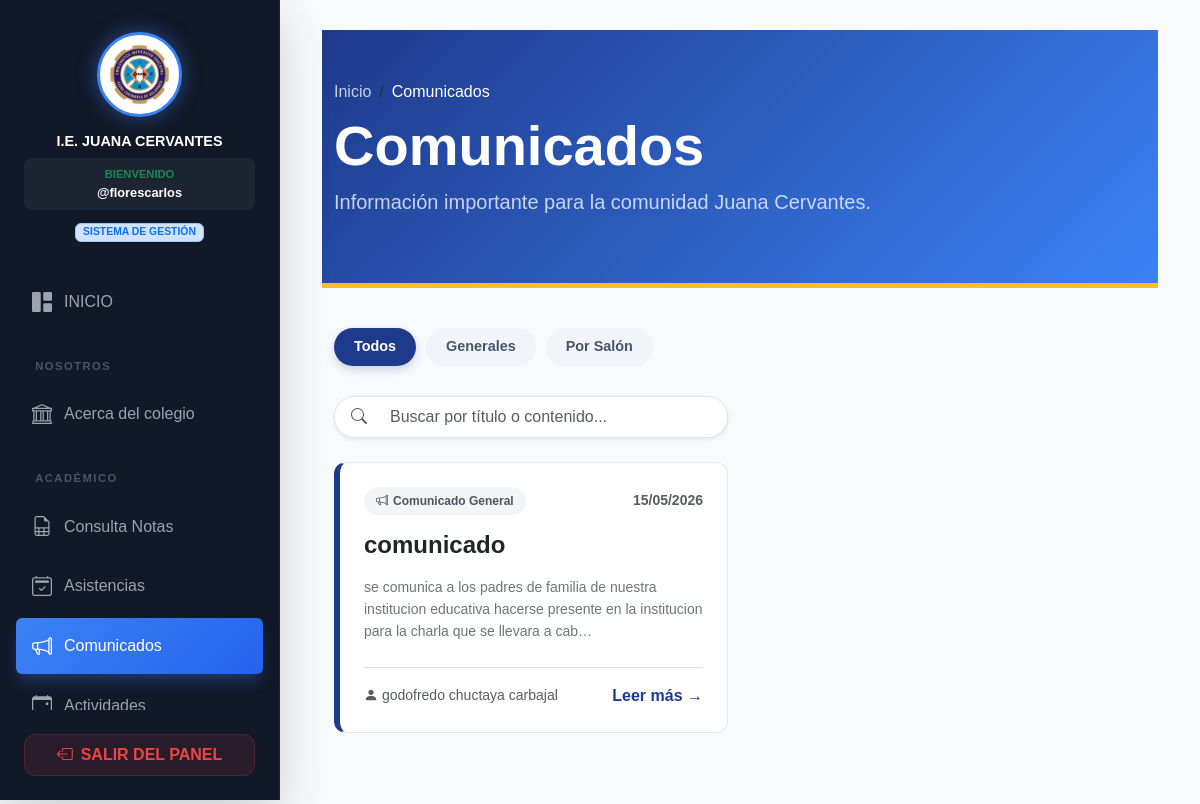
Before: /comunicados/ (signed in) with the older database file.
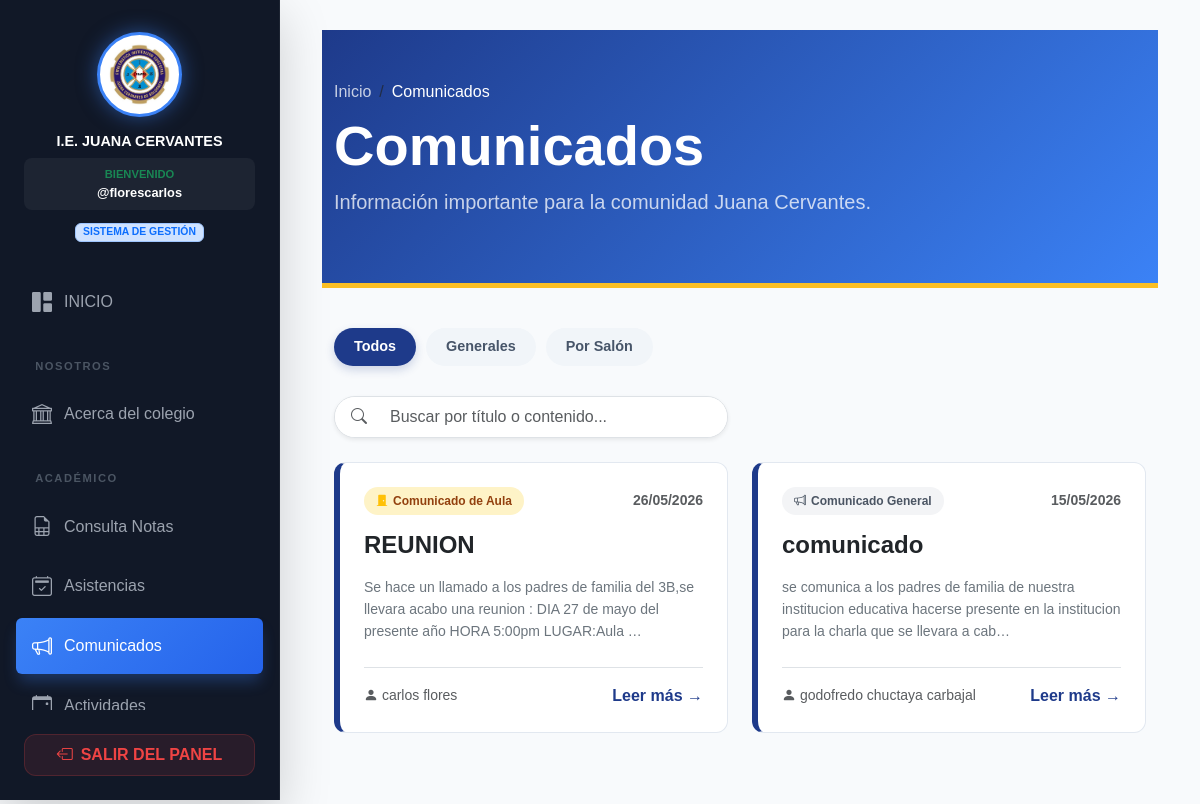
After: the same page with the newer database file.
### gestion/models.py (models this page shows, shortened)
class Comunicado(models.Model):
    TIPO_CHOICES = [
        ('GENERAL', 'Comunicado General'),
        ('AULA', 'Comunicado de Aula'),
        ('ATENCION', 'Llamada de Atención / Incidente'),
    ]
    titulo = models.CharField(max_length=200)
    contenido = models.TextField()
    tipo = models.CharField(max_length=20, choices=TIPO_CHOICES, default='GENERAL')
    es_general = models.BooleanField(default=False)
    grado = models.CharField(max_length=10, blank=True, null=True)
    seccion = models.CharField(max_length=1, blank=True, null=True)
    fecha_publicacion = models.DateTimeField(auto_now_add=True)
    autor = models.ForeignKey(User, on_delete=models.SET_NULL, null=True)

### gestion/views.py (the view)
# urls.py: path('comunicados/', views.comunicados_view, name='comunicados'),
def comunicados_view(request):
    if not request.user.is_authenticated and not request.session.get('es_invitado'):
        return redirect(f"{reverse('registro_padre')}?next={request.path}")
    es_invitado = request.session.get('es_invitado', False)
    esta_autenticado = request.user.is_authenticated
    if esta_autenticado and hasattr(request.user, 'perfil') and request.user.perfil.rol == 'PADRE' and request.user.perfil.esta_aprobado:
        try:
            estudiante = Estudiante.objects.get(dni=request.user.perfil.dni_hija)
            comunicados = Comunicado.objects.filter(
                Q(es_general=True) |
                Q(tipo='AULA', grado=estudiante.grado, seccion=estudiante.seccion)
            ).order_by('-fecha_publicacion')
        except Estudiante.DoesNotExist:
            comunicados = Comunicado.objects.filter(es_general=True).order_by('-fecha_publicacion')
        user_aprobado = True
    elif esta_autenticado:
        comunicados = Comunicado.objects.all().order_by('-fecha_publicacion')
        user_aprobado = True
    else:
        comunicados = Comunicado.objects.filter(es_general=True).order_by('-fecha_publicacion')
        user_aprobado = False
    return render(request, 'academico/comunicados.html', {
        'comunicados': comunicados,
        'user_aprobado': user_aprobado,
        'es_invitado': es_invitado
    })

### gestion/templates/academico/comunicados.html (shortened to what this page needs)
{% extends 'base.html' %}
{% block content %}
<div class="main-comunicados">
    <div class="header-banner">
        <div class="container">
            <nav aria-label="breadcrumb">
                <ol class="breadcrumb mb-2">
                    <li class="breadcrumb-item"><a href="#" class="text-white opacity-75 text-decoration-none">Inicio</a></li>
                    <li class="breadcrumb-item active text-white">Comunicados</li>
                </ol>
            </nav>
            <h1 class="display-4 fw-bold">Comunicados</h1>
            <p class="opacity-75 lead">Información importante para la comunidad Juana Cervantes.</p>
        </div>
    </div>
    <div class="container">
        <div class="filters-container">
            <button class="btn-filter active" data-filter="TODOS">Todos</button>
            <button class="btn-filter" data-filter="GENERAL">Generales</button>
            {% if user.is_authenticated %}
                <button class="btn-filter" data-filter="AULA">Por Salón</button>
            {% endif %}
            </div>
        <div class="row mb-4">
            <div class="col-md-6">
                <div class="input-group shadow-sm rounded-pill overflow-hidden bg-white border">
                    <span class="input-group-text bg-white border-0 ps-3"><i class="bi bi-search text-muted"></i></span>
                    <input type="text" id="busc" class="form-control border-0 py-2" placeholder="Buscar por título o contenido...">
                </div>
            </div>
        </div>
        <div class="row g-4" id="lista-com">
            {% for c in comunicados %}
            <div class="col-md-6 card-item" data-tipo="{{ c.tipo }}">
                <div class="card comm-card p-4">
                    <div class="d-flex justify-content-between align-items-center mb-3">
                        <span class="badge-type
                            {% if c.tipo == 'GENERAL' %}bg-gral
                            {% elif c.tipo == 'AULA' %}bg-aula
                            {% else %}bg-alert{% endif %}">
                            <i class="bi
                                {% if c.tipo == 'GENERAL' %}bi-megaphone
                                {% elif c.tipo == 'AULA' %}bi-door-closed-fill text-warning
                                {% else %}bi-exclamation-triangle{% endif %}"></i>
                            {{ c.get_tipo_display }}
                        </span>
                        <small class="text-muted fw-bold">{{ c.fecha_publicacion|date:"d/m/Y" }}</small>
                    </div>
                    <h4 class="fw-bold text-dark mb-3">{{ c.titulo }}</h4>
                    <p class="text-secondary small mb-4" style="line-height: 1.6;">
                        {{ c.contenido|truncatechars:140 }}
                    </p>
                    <div class="mt-auto pt-3 border-top d-flex justify-content-between align-items-center">
                        <span class="small text-muted">
                            <i class="bi bi-person-fill"></i> {{ c.autor.get_full_name|default:c.autor.username }}
                        </span>
                        <a class="btn-leer" onclick="abrirModal('{{ c.titulo }}', '{{ c.contenido|escapejs }}', '{{ c.tipo }}')">Leer más →</a>
                    </div>
                </div>
            </div>
            {% empty %}
            <div class="col-12 text-center py-5">
                <h3 class="text-muted opacity-50">No hay comunicados disponibles por ahora.</h3>
            </div>
            {% endfor %}
        </div>
    </div>
</div>
{% endblock %}

### gestion/templates/base.html (shortened to what this page needs)
{% load static %}
<!DOCTYPE html>
<html lang="es">
<head>
    <link href="https://cdn.jsdelivr.net/npm/bootstrap@5.3.0/dist/css/bootstrap.min.css" rel="stylesheet">
    <link rel="stylesheet" href="https://cdn.jsdelivr.net/npm/bootstrap-icons@1.11.0/font/bootstrap-icons.css">
</head>
<body>
    {% if user.is_authenticated or request.session.es_invitado %}
        <div class="sidebar shadow-lg" id="sidebar">
            <div class="sidebar-header">
                <div class="logo-container">
                    <img src="{% static 'inventario/logo.jpg' %}" alt="Logo" class="sidebar-logo">
                </div>
                <h6 class="text-white fw-bold mb-1" style="font-size: 0.9rem;">I.E. JUANA CERVANTES</h6>
                <div class="mt-2 mb-2 p-2 rounded-3" style="background: rgba(255,255,255,0.05);">
                    {% if user.is_authenticated %}
                        <div class="text-success fw-bold" style="font-size: 0.7rem;">BIENVENIDO</div>
                        <div class="text-white fw-bold" style="font-size: 0.8rem;">{{ user.username }}</div>
                    {% elif request.session.es_invitado %}
                        <div class="text-warning fw-bold" style="font-size: 0.7rem;">MODO INVITADO</div>
                    {% endif %}
                </div>
                <span class="badge bg-primary-subtle text-primary border border-primary-subtle" style="font-size: 0.65rem;">SISTEMA DE GESTIÓN</span>
            </div>
            <div class="nav-custom overflow-y-auto">
                <ul class="nav nav-pills flex-column">
                    <li class="nav-item">
                        <a href="{% url 'dashboard' %}" class="nav-link {% if request.resolver_match.url_name == 'dashboard' %}active{% endif %}">
                            <i class="bi bi-grid-1x2-fill"></i> INICIO
                        </a>
                    </li>
                    <li><div class="nav-section-title">NOSOTROS</div></li>
                    <li class="nav-item">
                        <a href="{% url 'info' %}" class="nav-link {% if request.resolver_match.url_name == 'info' %}active{% endif %}">
                            <i class="bi bi-bank"></i> Acerca del colegio
                        </a>
                    </li>
                    <li><div class="nav-section-title">ACADÉMICO</div></li>
                    <li class="nav-item">
                        <a href="{% url 'notas' %}" class="nav-link {% if request.resolver_match.url_name == 'notas' %}active{% endif %}">
                            <i class="bi bi-file-earmark-spreadsheet"></i> Consulta Notas
                        </a>
                    </li>
                    <li class="nav-item">
                        <a href="{% url 'asistencias' %}" class="nav-link {% if request.resolver_match.url_name == 'asistencias' %}active{% endif %}">
                            <i class="bi bi-calendar2-check"></i> Asistencias
                        </a>
                    </li>
                    <li class="nav-item">
                        <a href="{% url 'comunicados' %}" class="nav-link {% if request.resolver_match.url_name == 'comunicados' %}active{% endif %}">
                            <i class="bi bi-megaphone"></i> Comunicados
                        </a>
                    </li>
                    <li class="nav-item">
                        <a href="{% url 'actividades' %}" class="nav-link {% if request.resolver_match.url_name == 'actividades' %}active{% endif %}">
                            <i class="bi bi-calendar-event"></i> Actividades
                        </a>
                    </li>
                </ul>
            </div>
            <div class="sidebar-footer">
                <form action="{% url 'logout' %}" method="post">
                    <button type="submit" class="btn btn-logout w-100 p-2 d-flex align-items-center justify-content-center">
                        <i class="bi bi-box-arrow-left me-2"></i> SALIR DEL PANEL
                    </button>
                </form>
            </div>
        </div>
        <div class="main-content">
            <div class="container-fluid">
                {% block content %}{% endblock %}
            </div>
        </div>
    {% else %}
        <div class="login-screen">
            {% block guest_content %}{% endblock %}
        </div>
    {% endif %}
</body>
</html>

### gestion/templates/base.html (style rules this page uses)
html, body { max-width: 100%; overflow-x: hidden; background-color: #f8fafc; }
:root { --sidebar-bg: #111827; --sidebar-hover: #1f2937; --primary-blue: #3b82f6; --sidebar-width: 280px; --text-muted: #9ca3af; }
body { margin: 0; background-color: #f3f4f6; font-family: 'Plus Jakarta Sans', sans-serif; overflow-x: hidden; }
.sidebar { width: var(--sidebar-width); height: 100vh; background: var(--sidebar-bg); position: fixed; top: 0; left: 0; z-index: 1050; transition: all 0.3s cubic-bezier(0.4, 0, 0.2, 1); display: flex; flex-direction: column; border-right: 1px solid rgba(255,255,255,0.05); }
.sidebar-header { padding: 2rem 1.5rem; text-align: center; }
.logo-container { width: 85px; height: 85px; background: white; border-radius: 50%; margin: 0 auto 1rem; display: flex; align-items: center; justify-content: center; padding: 5px; box-shadow: 0 0 20px rgba(59, 130, 246, 0.5); border: 3px solid var(--primary-blue); }
.sidebar-logo { width: 100%; height: auto; border-radius: 50%; }
.main-content { margin-left: var(--sidebar-width); min-height: 100vh; padding: 30px; transition: all 0.3s ease; }
.nav-custom { padding: 0 1rem; }
.nav-link { transition: all 0.3s; border-radius: 12px; margin-bottom: 4px; color: var(--text-muted) !important; font-weight: 500; display: flex; align-items: center; padding: 0.8rem 1rem !important; }
.nav-link i { font-size: 1.25rem; margin-right: 12px; }
.nav-link.active { background: linear-gradient(135deg, var(--primary-blue), #2563eb) !important; color: #fff !important; box-shadow: 0 10px 15px -3px rgba(59, 130, 246, 0.3); }
.nav-section-title { font-size: 0.7rem; text-transform: uppercase; letter-spacing: 1.5px; color: #4b5563; margin: 1.5rem 0 0.75rem 1.2rem; font-weight: 700; }
.sidebar-footer { padding: 1.5rem; margin-top: auto; }
.btn-logout { background: rgba(239, 68, 68, 0.1); color: #ef4444; border-radius: 12px; border: 1px solid rgba(239, 68, 68, 0.2); transition: 0.3s; font-weight: 600; }

### gestion/templates/academico/comunicados.html (style rules this page uses)
:root { --primary: #1e3a8a; --accent: #fbbf24; --tag-gral: #f3f4f6; --text-gral: #4b5563; --tag-aula: #fef3c7; --text-aula: #92400e; --tag-alert: #fee2e2; --text-alert: #991b1b; }
body { background-color: #f8fafc; font-family: 'Urbanist', sans-serif; }
.main-comunicados { position: relative; min-height: 100vh; padding-bottom: 80px; }
.main-comunicados::before { content: ""; position: fixed; top: 55%; left: 50%; transform: translate(-50%, -50%); background-image: url('/static/inventario/logo.jpg'); background-repeat: no-repeat; background-position: center; background-size: 500px; opacity: 0.04; z-index: -1; pointer-events: none; }
.header-banner { background: linear-gradient(135deg, var(--primary) 0%, #3b82f6 100%); padding: 50px 0; color: white; border-bottom: 5px solid var(--accent); margin-bottom: 40px; }
.filters-container { display: flex; gap: 10px; flex-wrap: wrap; margin-bottom: 30px; }
.btn-filter { background-color: #f1f5f9; color: #475569; border: none; padding: 8px 20px; border-radius: 20px; font-weight: 600; font-size: 0.9rem; transition: all 0.3s ease; }
.btn-filter.active { background-color: var(--primary); color: white; box-shadow: 0 4px 10px rgba(30, 58, 138, 0.2); }
.comm-card { background: white; border-radius: 12px; border: 1px solid #e2e8f0; transition: 0.4s; border-left: 6px solid var(--primary); height: 100%; display: flex; flex-direction: column; }
.badge-type { padding: 5px 12px; border-radius: 20px; font-weight: 700; font-size: 0.75rem; display: inline-flex; align-items: center; gap: 5px; }
.bg-gral { background: var(--tag-gral); color: var(--text-gral); }
.bg-aula { background: var(--tag-aula); color: var(--text-aula); }
.btn-leer { color: var(--primary); font-weight: 700; text-decoration: none; cursor: pointer; transition: 0.2s; }

Changed rows visible on the page:
added Comunicado: tipo "Comunicado de Aula", fecha_publicacion "26/05/2026", titulo "REUNION", contenido "Se hace un llamado a los padres de familia del 3B,se llevara acabo una reunion : DIA 27 de mayo del presente año HORA 5:00pm LUGAR:Aula …", autor.get_full_name "carlos flores"
